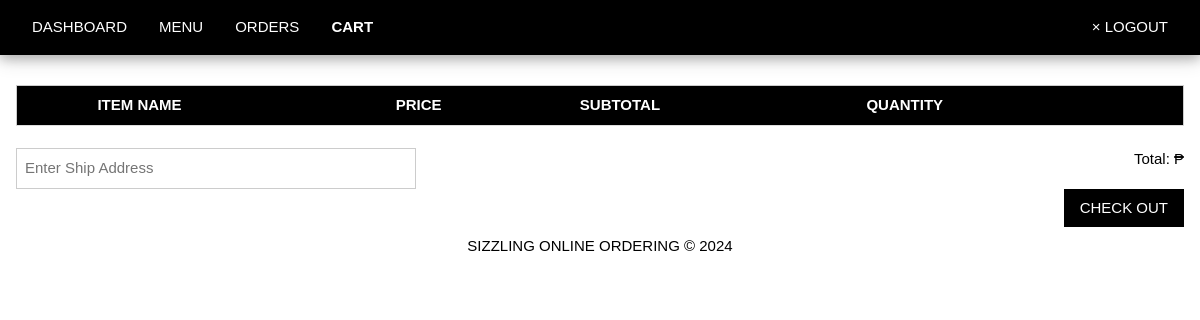
The app's page /user/cart (signed in), older data.
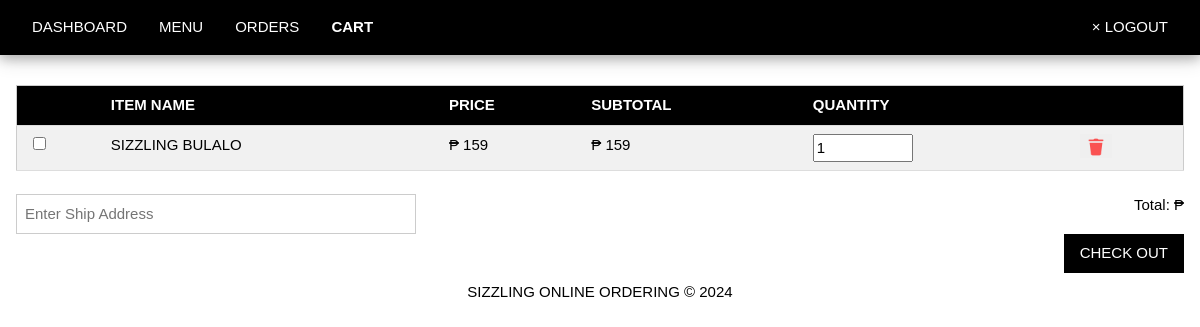
The same page, newer data.
### tables this page shows
CREATE TABLE 'ItemsInCart'
('ic_id' integer primary key autoincrement,
'cart_id' integer,
'i_id' integer,
'qty' integer,
foreign key('cart_id') references Cart(`cart_id`) on delete cascade,
foreign key('i_id') references Items(`i_id`) on delete cascade);

CREATE TABLE `Items`(
'i_id' integer primary key autoincrement,
'title' varchar(100),
'price' decimal(10,2));

### app.py (the view)
@app.route("/user/cart")
def user_cart():
    if 'user' in session:
        head = ['Item Name','price','subtotal','quantity']
        c_id = str(getCustomerId(session['user'])[0]['c_id'])
        rows = getItemsInCart(c_id)
        return render_template("user_cart.html",title="user",header=head,cart=rows)
    elif 'admin' in session:
        return redirect(url_for("admin_customers"))
    else:
        flash("Login Properly!!!")
        return redirect(url_for("login"))

### dbhelper.py (called while the page is built)
def connect():
    return sqlite3.connect(database)

def getprocess(sql:str)->list:
    conn = connect()
    conn.row_factory = sqlite3.Row #return dictionary format
    cursor = conn.cursor()
    cursor.execute(sql)
    rows = cursor.fetchall()
    cursor.close()
    return rows

def getCustomerId(email):
    sql = f"SELECT * FROM `Customer` WHERE `email` = '{email}'"
    return getprocess(sql)

def getItemsInCart(c_id):
    sql = f"SELECT (IC.qty * I.price) AS total, C.cart_id, IC.ic_id, I.i_id, IC.qty, I.title, I.price FROM Cart C INNER JOIN ItemsInCart IC ON C.cart_id = IC.cart_id INNER JOIN Items I ON IC.i_id = I.i_id WHERE C.cart_id = {c_id}"
    return getprocess(sql)

### templates/user_cart.html (shortened to what this page needs)
{% extends 'base_user.html' %}
{% block nav %}
	<a href="{{ url_for('user_dashboard') }}" class="w3-bar-item w3-left w3-button w3-hover-white">DASHBOARD</a>
	<a href="{{ url_for('user_items') }}" class="w3-bar-item w3-left w3-button w3-hover-white">MENU</a>
	<a href="{{ url_for('user_orders') }}" class="w3-bar-item w3-left w3-button w3-hover-white">ORDERS</a>
	<a href="{{ url_for('user_cart') }}" class="w3-bar-item w3-left w3-button w3-hover-white" style="font-weight: bold">CART</a>
{% endblock %}
{% block content %}
	<form id="checkoutForm" method="post">
		<div class="w3-responsive">
		<table class="w3-table-all w3-card-4 w3-animate-top w3-hoverable">
			<tr class="w3-black">
				<th></th>
				{% for h in header %}
					<th>{{ h | upper }}</th>
				{% endfor %}
				<th></th>
			</tr>
			{% for item in cart %}
				<tr>
					<td>
						<input type="checkbox" name="checkbox_{{ item['ic_id'] }}" data-id="{{ item['ic_id'] }}">
					</td>
					<td>
						<p id="name{{ item['ic_id'] }}" style="display: inline">{{ item['title'] }}</p>
					</td>
					<td>
						<p style="display: inline">&#x20B1; </p>
						<p id="price_{{ item['ic_id'] }}" style="display: inline">{{ item['price'] }}</p>
					</td>
					<td>
						<p style="display: inline">&#x20B1; </p>
						<p id="subtotal_{{ item['ic_id'] }}" style="display: inline">{{ item['total'] }}</p>
					</td>
					<td>
						<input style="width:100px" type="number" name="qty" id="qty_{{ item['ic_id'] }}" min=1 value="{{ item['qty'] }}" oninput="document.getElementById('subtotal_{{ item['ic_id'] }}').innerText = (document.getElementById('qty_{{ item['ic_id'] }}').value * parseFloat('{{ item['price'] }}')).toFixed(2)" required>
					</td>
					<td>
						<button style="cursor:pointer;border:none" onclick="deleteitemincart('{{ item['ic_id'] }}')">
							<img width="20px" src="{{ url_for('static',filename='icons/delete.png') }}">
						</button>
					</td>
				</tr>
			{% endfor%}
		</table>
		</div>
		<br>
		<div class="w3-bar">
			<div class="w3-left" style="width: 400px;">
				<input class="w3-input w3-border" type="text" name="ship_address" class="w3-input w3-border" id="ship_address" placeholder="Enter Ship Address" required>
			</div>
			<div class="w3-right">
				<p style="display:inline;">Total: &#x20B1; </p>
			</div>
		</div>
		<input type="submit" name="submit" value="CHECK OUT" class="w3-button w3-black w3-right">
	</form>
{% endblock %}

Row changes from the older to the newer data that the page shows:
added ItemsInCart: title "SIZZLING BULALO", price "159", total "159", qty "1"
